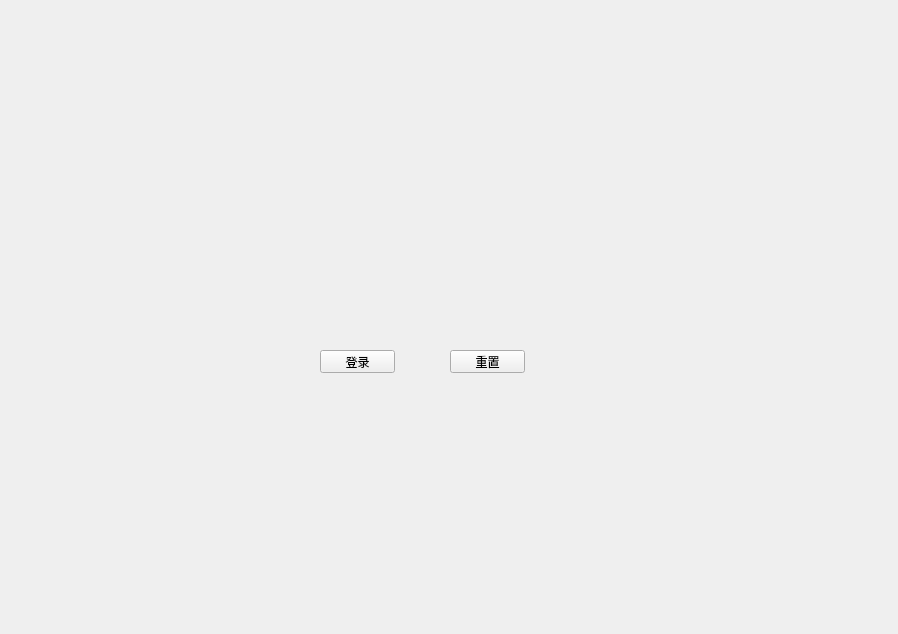
<?xml version="1.0" encoding="UTF-8"?>
<ui version="4.0">
 <class>Form</class>
 <widget class="QWidget" name="Form">
  <property name="geometry">
   <rect>
    <x>0</x>
    <y>0</y>
    <width>898</width>
    <height>634</height>
   </rect>
  </property>
  <property name="windowTitle">
   <string>Form</string>
  </property>
  <widget class="QPushButton" name="pushButton">
   <property name="geometry">
    <rect>
     <x>320</x>
     <y>350</y>
     <width>75</width>
     <height>23</height>
    </rect>
   </property>
   <property name="text">
    <string>登录</string>
   </property>
   <property name="icon">
    <iconset>
     <normaloff>../../../Python课程/PyQt6 Python桌面开发 视频教程 2024版/配套源码/PyQt6Project2/PyQt6常用基本控件/按钮类控件/login.png</normaloff>../../../Python课程/PyQt6 Python桌面开发 视频教程 2024版/配套源码/PyQt6Project2/PyQt6常用基本控件/按钮类控件/login.png</iconset>
   </property>
   <property name="autoDefault">
    <bool>false</bool>
   </property>
   <property name="default">
    <bool>false</bool>
   </property>
   <property name="flat">
    <bool>false</bool>
   </property>
  </widget>
  <widget class="QPushButton" name="pushButton_2">
   <property name="geometry">
    <rect>
     <x>450</x>
     <y>350</y>
     <width>75</width>
     <height>23</height>
    </rect>
   </property>
   <property name="text">
    <string>重置</string>
   </property>
   <property name="icon">
    <iconset>
     <normaloff>../../../Python课程/PyQt6 Python桌面开发 视频教程 2024版/配套源码/PyQt6Project2/PyQt6常用基本控件/按钮类控件/reset.png</normaloff>../../../Python课程/PyQt6 Python桌面开发 视频教程 2024版/配套源码/PyQt6Project2/PyQt6常用基本控件/按钮类控件/reset.png</iconset>
   </property>
  </widget>
 </widget>
 <resources/>
 <connections/>
</ui>
